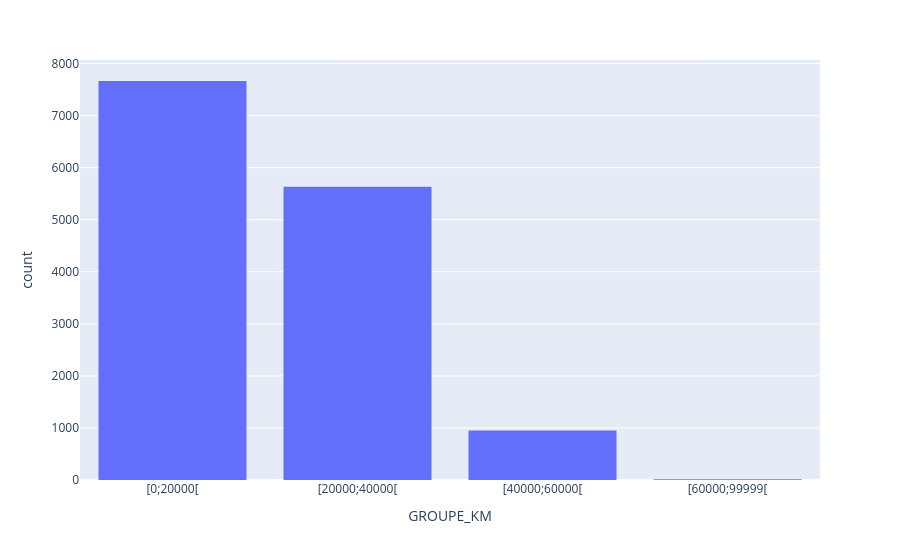

The cell this chart's notebook holds for it:
### Code cell
fig = px.histogram(
    data_set,
    x="GROUPE_KM",
    category_orders={
        "GROUPE_KM": ["[0;20000[", "[20000;40000[", "[40000;60000[", "[60000;99999["],
    },
)
fig.show()

### Figure 1 — Plotly figure (JSON) as saved in the notebook; plotly's stock layout.template omitted (floating-point values rounded to 4 significant figures; data arrays with more than 128 entries replaced by an {"elided": "..."} marker saying what was removed)
{"data": [{"bingroup": "x", "hovertemplate": "GROUPE_KM=%{x}<br>count=%{y}<extra></extra>", "legendgroup": "", "marker": {"color": "#636efa", "pattern": {"shape": ""}}, "name": "", "orientation": "v", "showlegend": false, "type": "histogram", "x": {"elided": "14264 str values"}, "xaxis": "x", "yaxis": "y"}], "layout": {"barmode": "relative", "legend": {"tracegroupgap": 0}, "margin": {"t": 60}, "xaxis": {"anchor": "y", "categoryarray": ["[0;20000[", "[20000;40000[", "[40000;60000[", "[60000;99999["], "categoryorder": "array", "domain": [0, 1], "title": {"text": "GROUPE_KM"}}, "yaxis": {"anchor": "x", "domain": [0, 1], "title": {"text": "count"}}}}
